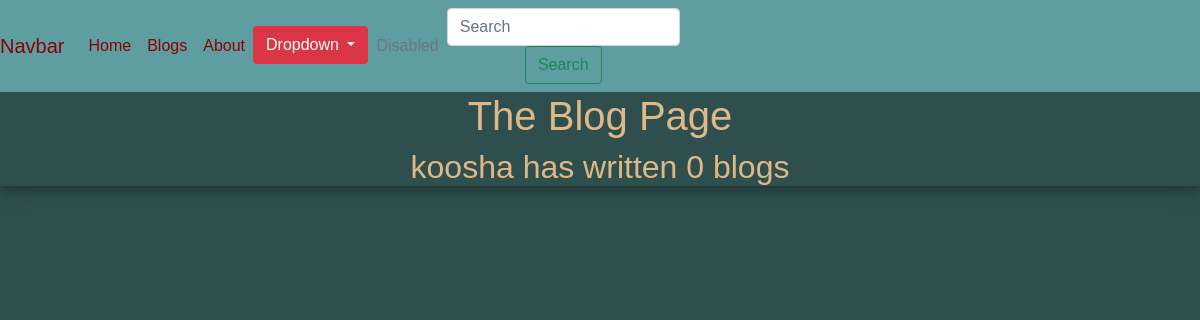
The page /blog/ on the database as committed earlier.
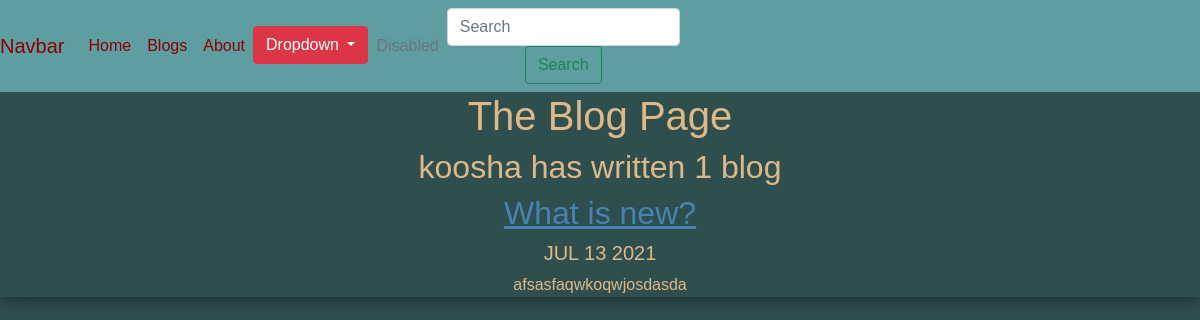
The same page on the database as committed later.
### blog/models.py (models this page shows, shortened)
class Blog(models.Model):
    title = models.CharField(max_length=200)
    description = models.TextField()
    date = models.DateField()

### blog/views.py (the view)
# urls.py: path('', views.all_blogs, name = 'all_blogs'),
def all_blogs(request):
    blogs = Blog.objects.order_by('-date')
    return render(request, 'blog/all_blogs.html', {'blogs': blogs})

### blog/templates/blog/all_blogs.html
{% extends 'portfolio/base.html' %}
{% block content %}
<h1>The Blog Page</h1>
<h2>koosha has written {{ blogs.count }} blog{{ blogs.count|pluralize }}</h2>
{% for blog in blogs %}
    <a href="{% url 'blog:detail' blog.id %}" style="color: steelblue;"><h2>{{ blog.title }}</h2></a>
    <h5>{{ blog.date|date:'M d Y'|upper }}</h5>
    <p>{{ blog.description|striptags |truncatechars:100 }}</p>
{% endfor %}
{% endblock %}

Rows that differ between the two databases and show on the page:
added Blog: title "What is new?", date "JUL 13 2021", description "afsasfaqwkoqwjosdasda"
Other text that changed with them:
{{ blogs.count }}: "0" → "1"
